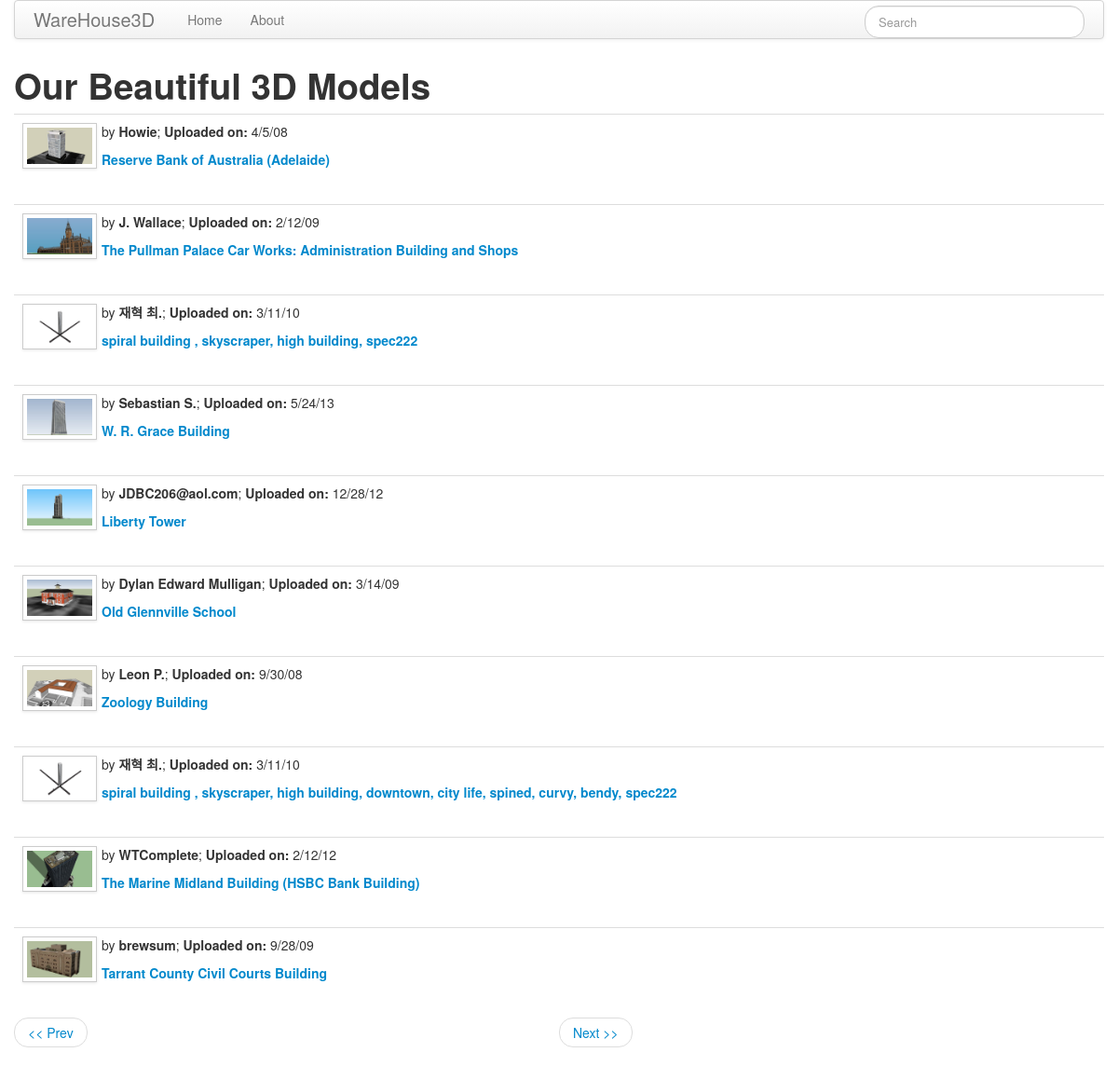
The page /index/2 on the database its author committed.
### app/models.py (models this page shows)
class Warehouseinfo(db.Model):
    __tablename__ = 'warehouseinfo'
    __searchable__ = ['title']
    id = db.Column(db.String(100), primary_key=True)
    title = db.Column(db.String(50))
    author = db.Column(db.String(30))
    tags = db.Column(db.String(100))
    desc = db.Column(db.String(700))
    imgurl = db.Column(db.String(250))
    kmzurl = db.Column(db.String(250))
    imgfile = db.Column(db.String(30))
    kmzfile = db.Column(db.String(30))
    other = db.Column(db.String(100))

### app/views.py (the view)
@app.route('/', methods=['GET', 'POST'])
@app.route('/index', methods=['GET', 'POST'])
@app.route('/index/<int:page>', methods=['GET', 'POST'])
def index(page=1):
    print 'hello, i am index'
    pagina = Warehouseinfo.query.paginate(page, MODELS_PER_PAGE, False)
    models = pagina.items
    return render_template('index.html', title='Home', pagina=pagina, models=models)

### app/forms.py
class SearchForm(Form):
    search = StringField('search', validators=[DataRequired()])

### app/__init__.py (called while the page is built)
def stringtodict(strDict):
    other = ast.literal_eval(strDict)
    return other

### app/views.py (called while the page is built)
@app.before_request
def before_request():
    g.searchForm = SearchForm()
    return

### app/templates/index.html
{% extends "base.html" %}
{% block content %}
<h1>Our Beautiful 3D Models</h1>
{% for model in models %}
    {% include "model.html" %}
{% endfor %}
<ul class="pager">
    {% if pagina.has_prev %}
    <li class="previous">
        <a href="{{ url_for('index', page=pagina.prev_num) }}"><< Prev</a>
    </li>
    {% else %}
    <li class="previous disabled"><a href="#"><< Prev</a></li>
    {% endif %}
    {% if pagina.has_next %}
    <li>
        <a href="{{ url_for('index', page=pagina.next_num) }}">Next >></a>
    </li>
    {% else %}
    <li class="next disabled"><a href="#">Next >></a></li>
    {% endif %}
</ul>
{% endblock%}

### app/templates/model.html
<table class="table table-hover">
    <tr>
        <td width="70px">
            <a href="{{ url_for('detail', id=model.id) }}">
                <img src="{{ '/static/img/'~model.id~'.jpg' }}" width="100" height="100" class="img-polaroid" style="margin:1px">
            </a>
        </td>
        <td>
            <p>
                {% set other=model.other|stringtodict %}
                by <strong>{{ model.author }}</strong>;
                <strong>Uploaded on:</strong> {{ other['Uploaded'] }}
            </p>
            <p>
                <a href="{{ url_for('detail', id=model.id)}}">
                    <strong>{{ model.title }}</strong>
                </a>
            </p>
        </td>
    </tr>
</table>

### rows shown on the page
Warehouseinfo: id (picture), author "Howie", Uploaded "4/5/08", title "Reserve Bank of Australia (Adelaide)"
Warehouseinfo: id (picture), author "J. Wallace", Uploaded "2/12/09", title "The Pullman Palace Car Works: Administration Building and Shops"
Warehouseinfo: id (picture), author "재혁 최.", Uploaded "3/11/10", title "spiral building , skyscraper, high building, spec222"
Warehouseinfo: id (picture), author "Sebastian S.", Uploaded "5/24/13", title "W. R. Grace Building"
Warehouseinfo: id (picture), author "JDBC206@aol.com", Uploaded "12/28/12", title "Liberty Tower"
Warehouseinfo: id (picture), author "Dylan Edward Mulligan", Uploaded "3/14/09", title "Old Glennville School"
Warehouseinfo: id (picture), author "Leon P.", Uploaded "9/30/08", title "Zoology Building"
Warehouseinfo: id (picture), author "재혁 최.", Uploaded "3/11/10", title "spiral building , skyscraper, high building, downtown, city life, spined, curvy, bendy, spec222"
Warehouseinfo: id (picture), author "WTComplete", Uploaded "2/12/12", title "The Marine Midland Building (HSBC Bank Building)"
Warehouseinfo: id (picture), author "brewsum", Uploaded "9/28/09", title "Tarrant County Civil Courts Building"
